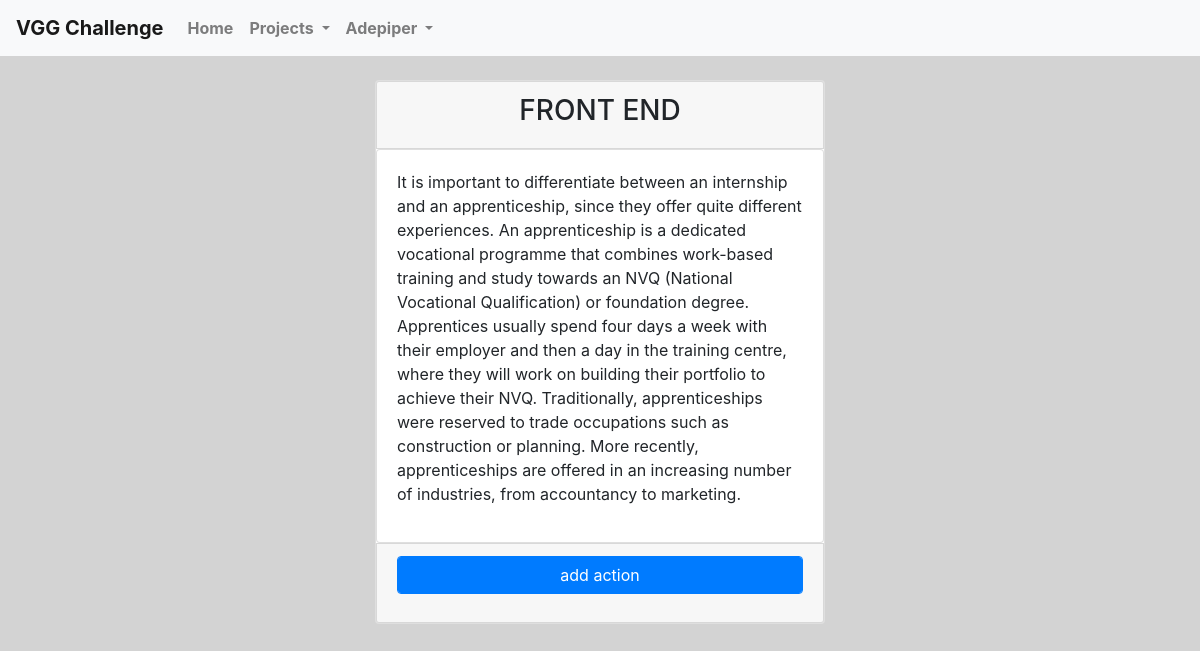
/project/2 (signed in), run on the app's committed database.
### vgginternship/models.py (models this page shows, shortened)
class User(db.Model, UserMixin):
    id = db.Column(db.Integer, primary_key=True) # primary keys are required by SQLAlchemy
    username = db.Column(db.String(100), unique=True, nullable = False)
    password = db.Column(db.String(100), nullable = False)

class Projects(db.Model):
    id = db.Column(db.Integer, primary_key=True)
    name = db.Column(db.String(100), nullable = False, unique= True)
    description = db.Column(db.Text, nullable= False)
    actions = db.relationship('Actions', backref='project', lazy=True)

### vgginternship/projects/routes.py (the view)
@projects.route('/project/<int:project_id>')
@login_required
def projectz(project_id):
    project = Projects.query.get_or_404(project_id)
    return render_template('projectid.html', project=project)

### vgginternship/models.py (called while the page is built)
@login_manager.user_loader
def load_user(user_id):
    return User.query.get(int(user_id))

### vgginternship/templates/projectid.html
{% extends "layout.html" %}
    {% block content %}
    <div class="container">
                <div class="card mt-4">
                                <div class="card card-header text-center">
                                    <h3>{{project.name}}</h3>
                                </div>
                                <div class="card card-body">
                                    <p>{{project.description}}</p>
                                </div>
                                <div class="card card-footer text-center">
                                        <div class="form-group">
                                                        <a class="btn btn-primary form-control" href="{{url_for('projects.addActions', project_id = project.id)}}">add action</a>
                                        </div>
                                </div>
                              </div>
    {% endblock content %}

### vgginternship/templates/layout.html (shortened to what this page needs)
<!doctype html>
<html lang="en">
  <head>
    <link rel="stylesheet" href="https://stackpath.bootstrapcdn.com/bootstrap/4.4.1/css/bootstrap.min.css">
    <link rel="stylesheet" href="../static/style.css" type="text/css">
  </head>
  <body>
        <nav class="navbar navbar-expand-lg navbar-light bg-light font-weight-bold">
                <a class="navbar-brand" href="/">VGG Challenge</a>
                <div class="collapse navbar-collapse" id="navbarNav">
                  <ul class="navbar-nav">
                    <li class="nav-item ">
                      <a class="nav-link" href="{{ url_for('main.home') }}">Home <span class="sr-only">(current)</span></a>
                    </li>
                    {% if current_user.is_authenticated %}
                      <li class="nav-item dropdown">
                          <a class="nav-link dropdown-toggle" href="{{ url_for('projects.project') }}" id="navbarDropdown" role="button" data-toggle="dropdown" aria-haspopup="true" aria-expanded="false">
                            Projects
                          </a>
                        </li>
                        <li class="nav-item dropdown float-right">
                            <a class="nav-link dropdown-toggle" href="#" id="navbarDropdown" role="button" data-toggle="dropdown" aria-haspopup="true" aria-expanded="false">
                              {{current_user.username}}
                            </a>
                          </li>
                    {% endif %}
                  </ul>
                </div>
              </nav>
        {% block content %}
        {% endblock %}
    </body>
    </html>

### vgginternship/static/style.css (style rules this page uses)
body { background-color: lightgray; }
@media (min-width: 968px) { .container { width: 40% !important; } }

### data on the page
User: username "Adepiper"
Projects: name "FRONT END", description "It is important to differentiate between an internship and an apprenticeship, since they offer quite different experiences. An apprenticeship is a dedicated vocational programme that combines work-based training and study towards an NVQ (National Vocational Qualification) or foundation degree. Apprentices usually spend four days a week with their employer and then a day in the training centre, where they will work on building their portfolio to achieve their NVQ. Traditionally, apprenticeships were reserved to trade occupations such as construction or planning. More recently, apprenticeships are offered in an increasing number of industries, from accountancy to marketing."
